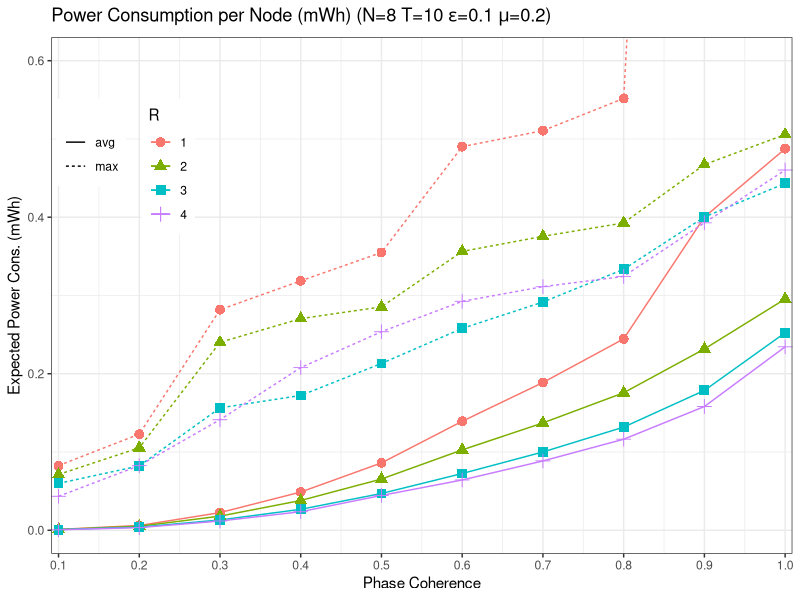
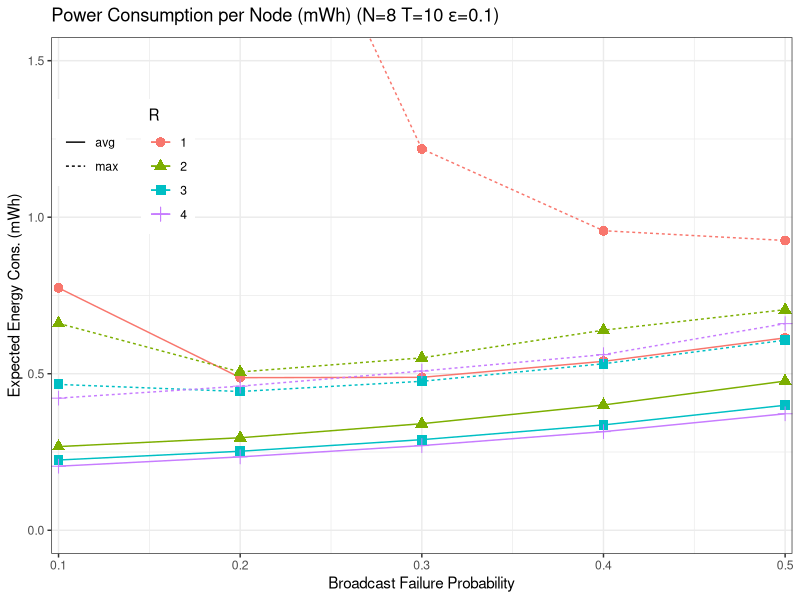
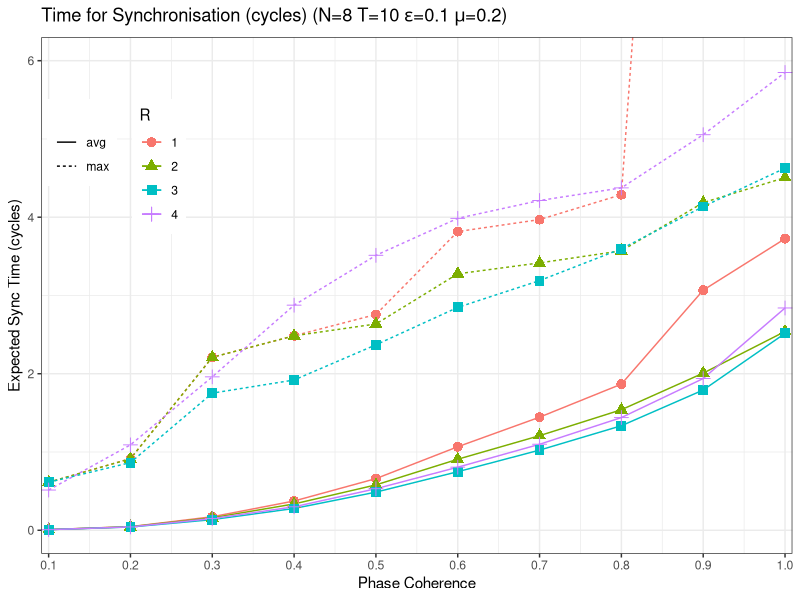
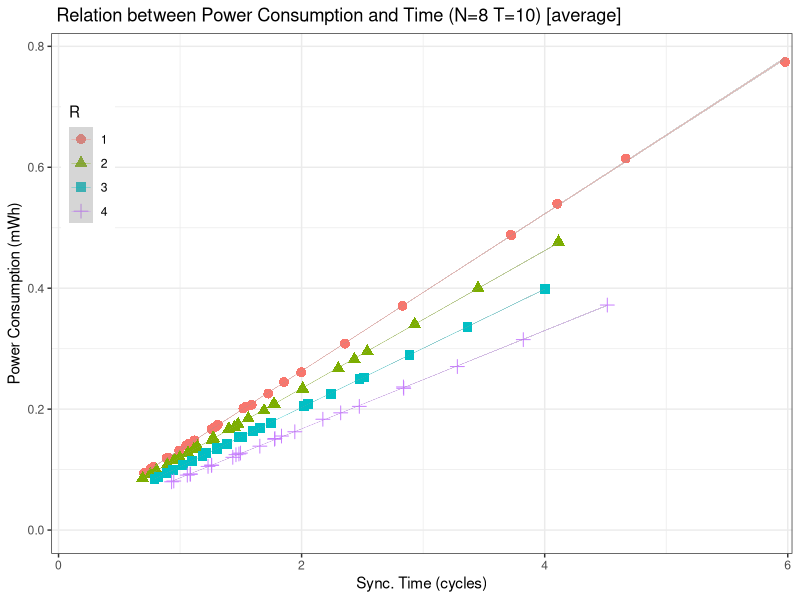
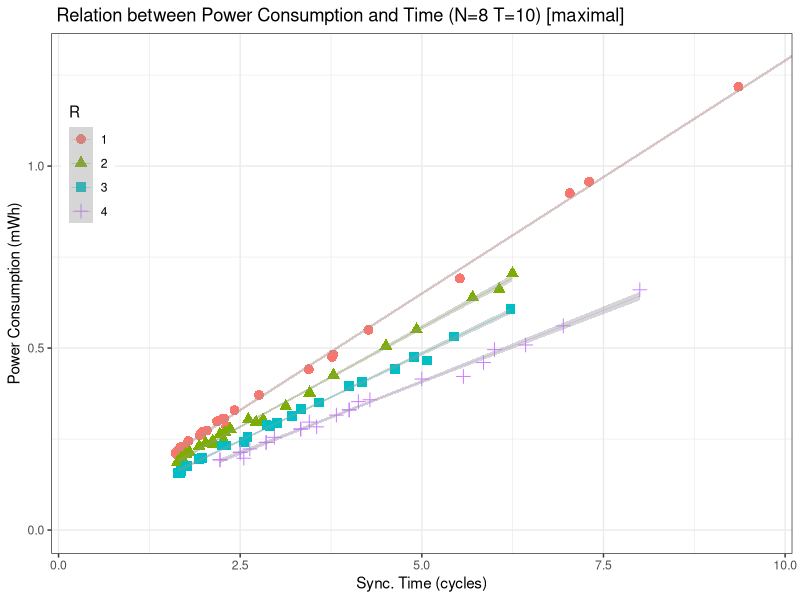
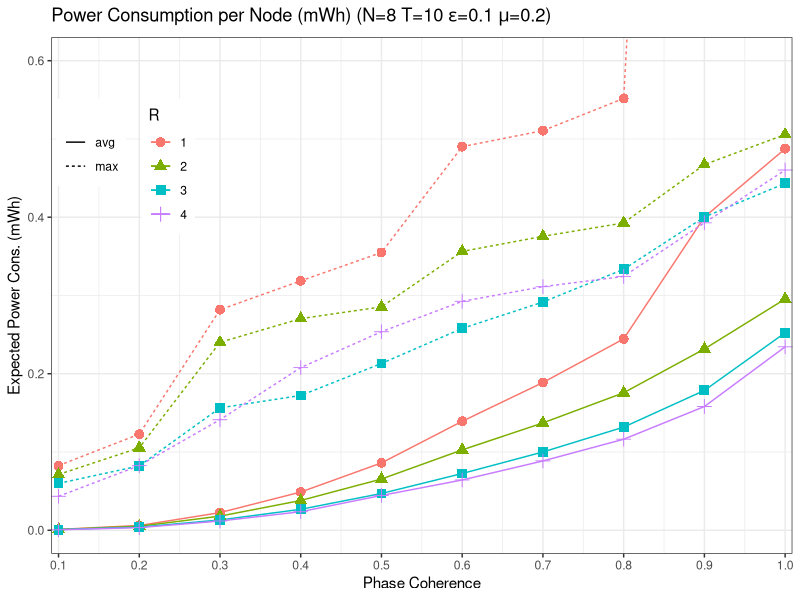
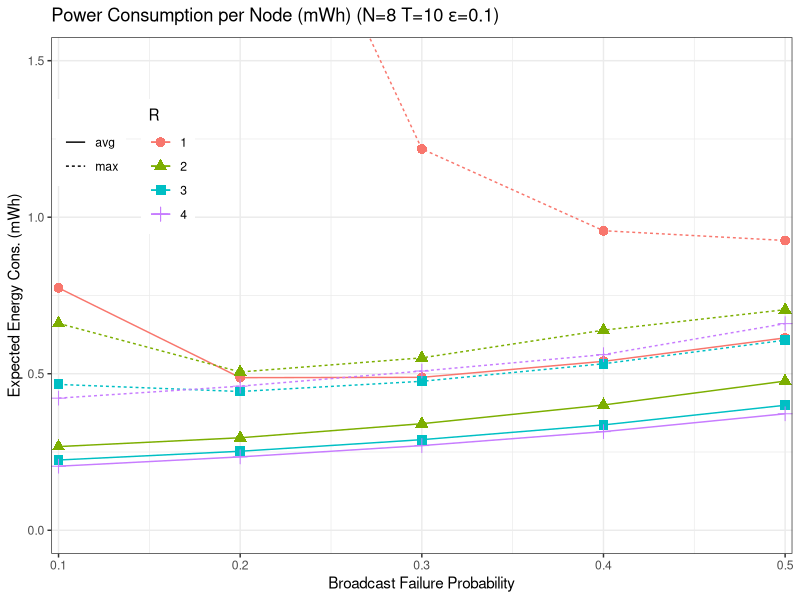
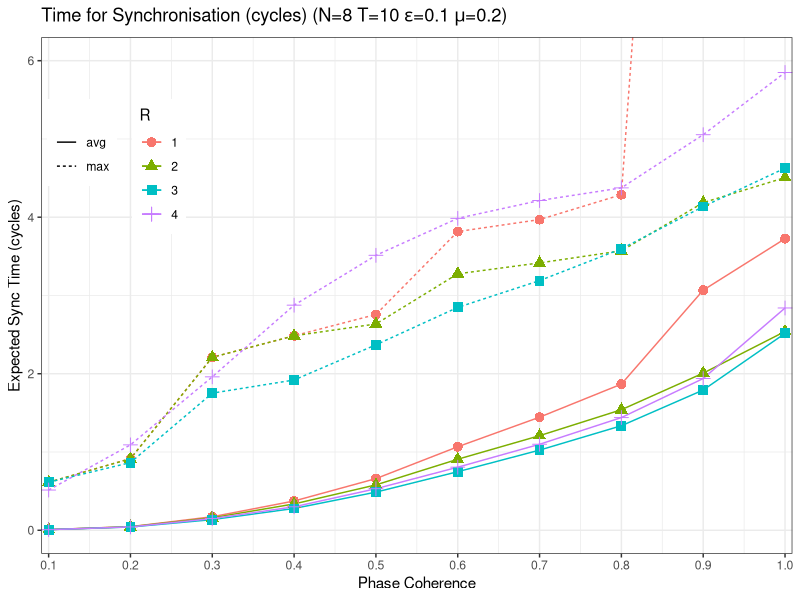

Here is the R script that generated these plots, in order:
library(reshape2)
library(ggplot2)

scale <- scale_color_hue()

intervals <- c(.1,.2,.3,.4,.5,.6,.7,.8,.9,1)


show_energy <- TRUE
show_sync_times <- TRUE
show_energy_vs_times <- TRUE

## height and width of pdf output
gheight <- 10
gwidth<-20
dotsize <- 3

# directory names
pdfdir <- "pdf/"
energydir <- "energy"
fullenergydir <- paste(pdfdir,energydir, sep="")
timedir <- "time"
fulltimedir <- paste(pdfdir,timedir, sep="")
vsdir <- "energy_vs_time"
fulle_vs_tdir <- paste(pdfdir,vsdir, sep="")

if (!dir.exists(pdfdir)) {
  dir.create(pdfdir)
}
if (!dir.exists(fullenergydir)) {
  dir.create(fullenergydir)
}
if (!dir.exists(fulltimedir)) {
  dir.create(fulltimedir)
}
if (!dir.exists(fulle_vs_tdir)) {
  dir.create(fulle_vs_tdir)
}


raw_sync_energy = read.csv("results-mirollo-strogatz_micaz_energy_n8.csv", 
                           col.names=c("N","T","eps","RP", "ML", "U", "CD",
                                       "avg1", "avg2", "avg3", "avg4", "avg5", "avg6", "avg7", "avg8", "avg9", "avg10", 
                                       "max1", "max2", "max3", "max4", "max5", "max6", "max7", "max8", "max9", "max10" 
                           ), header=FALSE)

sync_energy <- melt(raw_sync_energy, id = c("N","T","eps","RP", "ML", "U", "CD"))

avg_energy <- sync_energy[grep("avg", sync_energy$variable),]
max_energy <- sync_energy[grep("max", sync_energy$variable),]

avg_energy$interval<- (as.numeric(factor(avg_energy$variable)) ) / 10
max_energy$interval<- (as.numeric(factor(max_energy$variable)) ) / 10


ranges_energy <- avg_energy
ranges_energy$avg <- avg_energy$value *1000/ranges_energy$N
ranges_energy$max <- max_energy$value *1000/ranges_energy$N



ranges_energy$variable <- NULL
ranges_energy <- ranges_energy[c("N", "T", "eps", "RP", "ML", "U", "CD","interval", "avg","max")]

sync_energy_time = read.csv("results-mirollo-strogatz_energy_time_n8.csv", 
                            col.names=c("N","T","eps","RP", "ML", "U", "CD",
                                        "avg_energy", "max_energy", "avg_time", "max_time"
                            ), header=FALSE)
sync_energy_time$avg_energy <- sync_energy_time$avg_energy * 1000/sync_energy_time$N
sync_energy_time$max_energy <- sync_energy_time$max_energy * 1000/sync_energy_time$N

if (show_energy) {
  for (e in c(0.1)) {
    for (ml in c(0.2)) {
      ranges_data_set=ranges_energy[ ranges_energy$eps ==e & ranges_energy$ML ==ml & ranges_energy$RP < 5,]
      
      pow_vs_ord <- ggplot(ranges_data_set) + 
        geom_line(aes( x=interval,y=avg, colour=factor(RP), linetype="avg"))+
        geom_line(aes( x=interval,y=max, colour=factor(RP), linetype="max"))+
        geom_point(aes( x=interval,y=avg, colour=factor(RP), shape=factor(RP)),size = dotsize)+
        geom_point(aes( x=interval,y=max, colour=factor(RP), shape=factor(RP)),size = dotsize)+
        
        expand_limits(y=0,x=0.1)+
        coord_cartesian(ylim= c(0,.6))+
        scale_x_continuous(breaks=intervals, expand = c(0.01, 0)) + 
        scale+
        ggtitle(substitute("Power Consumption per Node (mWh) (N=8 T=10"~epsilon*"="*e*""~mu*"="*ml*")", list(e=bquote(.(e)), ml=bquote(.(ml))))) +
        labs( x = "Phase Coherence", y = "Expected Power Cons. (mWh)", colour="R", shape="R", linetype="") 
      if (e == 0.1 & ml == 0.2) {
        pow_vs_ord <- pow_vs_ord +  theme_bw()+ theme(legend.position = c(.1,.75), legend.box="horizontal") 
      } else {
        pow_vs_ord <- pow_vs_ord +  theme_bw()
      }
      print(pow_vs_ord)
      ggsave(sprintf("%s/ms_n8_t10_e%f_ml%f_pow_vs_ord.pdf",fullenergydir,e,ml), plot=pow_vs_ord, device="pdf", width=gwidth, height=gheight, units = "cm")
    }
  }
  for (e in c(0.1)) {
    full_sync_energy <- sync_energy_time[ sync_energy_time$eps == e & sync_energy_time$RP < 5, ]
    pow_vs_ml <- ggplot(full_sync_energy) + 
      geom_line(aes( x=ML,y=avg_energy, colour=factor(RP), linetype="avg"))+
      geom_line(aes( x=ML,y=max_energy, colour=factor(RP), linetype="max"))+
      geom_point(aes( x=ML,y=avg_energy, colour=factor(RP), shape=factor(RP)),size = dotsize)+
      geom_point(aes( x=ML,y=max_energy, colour=factor(RP), shape=factor(RP)),size = dotsize)+
      
      expand_limits(y=0,x=0.1)+
      coord_cartesian(ylim = c(0,1.5))+
      scale_x_continuous(breaks=intervals, expand = c(0.01, 0))+
      scale+
      ggtitle(substitute("Power Consumption per Node (mWh) (N=8 T=10"~epsilon*"="*e*")", list(e=bquote(.(e))))) +
      labs( x = "Broadcast Failure Probability", y = "Expected Energy Cons. (mWh)", colour="R", shape="R", linetype="")  +
      theme_bw()+
      theme(legend.position = c(.1,.75), legend.box="horizontal") 
    print(pow_vs_ml)
    ggsave(sprintf("%s/ms_n8_t10_e%f_pow_vs_ml.pdf",fullenergydir,e,ml), plot=pow_vs_ml, device="pdf", width=gwidth, height=gheight, units = "cm")      
  }
}

raw_sync_times = read.csv("results-mirollo-strogatz_sync_times_n8.csv", 
                          col.names=c("N","T","eps","RP", "ML", "U", "CD",
                                      "avg1", "avg2", "avg3", "avg4", "avg5", "avg6", "avg7", "avg8", "avg9", "avg10", 
                                      "max1", "max2", "max3", "max4", "max5", "max6", "max7", "max8", "max9", "max10" 
                          ), header=FALSE)

sync_times <- melt(raw_sync_times, id = c("N","T","eps","RP", "ML", "U", "CD"))


avg_times <- sync_times[grep("avg", sync_times$variable),]
max_times <- sync_times[grep("max", sync_times$variable),]

avg_times$interval<- (as.numeric(factor(avg_times$variable)) ) / 10
max_times$interval<- (as.numeric(factor(max_times$variable)) ) / 10

ranges_times <- avg_times
ranges_times$avg <- avg_times$value 
ranges_times$max <- max_times$value 
ranges_times$variable <- NULL
ranges_times <- ranges_times[c("N", "T", "eps", "RP", "ML", "U", "CD","interval", "avg","max")]

if (show_sync_times) {
  for (e in c(0.1)) {
    for (ml in c(0.2)) {
      ranges_data_set=ranges_times[ ranges_times$eps ==e & ranges_times$ML ==ml & ranges_times$RP < 5,]
      pow_vs_ord <- ggplot(ranges_data_set) + 
        geom_line(aes( x=interval,y=avg, colour=factor(RP), linetype="avg"))+
        geom_line(aes( x=interval,y=max, colour=factor(RP), linetype="max"))+
        geom_point(aes( x=interval,y=avg, colour=factor(RP), shape=factor(RP)),size = dotsize)+
        geom_point(aes( x=interval,y=max, colour=factor(RP), shape=factor(RP)),size = dotsize)+
        coord_cartesian(ylim = c(0,6))+
        expand_limits(y=0,x=0.1)+
        scale_x_continuous(breaks=intervals, expand = c(0.01, 0))+
        scale+
        ggtitle(substitute("Time for Synchronisation (cycles) (N=8 T=10"~epsilon*"="*e*""~mu*"="*ml*")", list(e=bquote(.(e)), ml=bquote(.(ml))))) +
        labs( x = "Phase Coherence", y = "Expected Sync Time (cycles)", colour="R", shape="R", linetype="") 
      if (e == 0.1 & ml == 0.2) {
        pow_vs_ord <- pow_vs_ord +   theme_bw()+ theme(legend.position = c(.1,.75), legend.box="horizontal") 
      } else {
        pow_vs_ord <- pow_vs_ord +   theme_bw()
      }
      print(pow_vs_ord)
      ggsave(sprintf("%s/ms_n8_t10_e%f_ml%f_sync_vs_ord.pdf",fulltimedir,e,ml), plot=pow_vs_ord, device="pdf", width=gwidth, height=gheight, units = "cm")
    }
  }
}


if (show_energy_vs_times) {
  vs_plot_avg <- ggplot(sync_energy_time) +
    geom_point(aes(x=avg_time, y=avg_energy, color=factor(RP), shape=factor(RP)),size = dotsize) +
    scale +
    geom_smooth(method ="lm", aes(x=avg_time, y=avg_energy, color=factor(RP)), size=.1)+
    ggtitle(substitute(" Relation between Power Consumption and Time (N=8 T=10) [average]")) +
    labs( x = "Sync. Time (cycles)", y = "Power Consumption (mWh)", colour="R", shape="R",  linetype="") +
    expand_limits(y=0,x=0)+
    scale_x_continuous( expand = c(0.01, 0))+
    theme_bw() + theme(legend.position = c(.05,.75), legend.box="horizontal") 
  print(vs_plot_avg)
  vs_plot_max <- ggplot(sync_energy_time) +
    geom_point(aes(x=max_time, y=max_energy, color=factor(RP), shape=factor(RP)) ,size = dotsize) +
    geom_smooth(method ="lm", aes(x=max_time, y=max_energy, color=factor(RP)), size=.1)+
    scale +
    ggtitle(substitute(" Relation between Power Consumption and Time (N=8 T=10) [maximal]")) +
    labs( x = "Sync. Time (cycles)", y = "Power Consumption (mWh)", colour="R", shape="R",  linetype="") +
    expand_limits(y=0,x=0)+
    coord_cartesian(xlim = c(0,10), ylim = c(0,1.3))+
    scale_x_continuous( expand = c(0.01, 0))+
    theme_bw() + theme(legend.position = c(.05,.75), legend.box="horizontal") ;
  print(vs_plot_max)
  
  ggsave(sprintf("%s/ms_n8_t10_energy_vs_time_avg.pdf",fulle_vs_tdir), plot=vs_plot_avg, device="pdf", width=gwidth, height=gheight, units = "cm")
  ggsave(sprintf("%s/ms_n8_t10_energy_vs_time_max.pdf",fulle_vs_tdir), plot=vs_plot_max, device="pdf", width=gwidth, height=gheight, units = "cm")
}